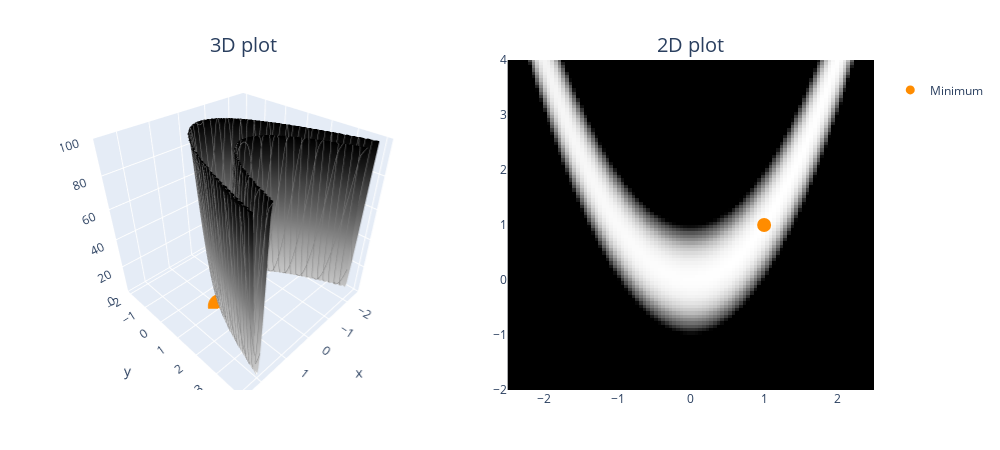

Notebook code for this chart:
### Code cell
def rosenbrocks_banana_func(x: Tensor, y: Tensor, a=1, b=100) -> Tensor:
    """
    This function has a global minimum at `(a, a)` so in this case `(1, 1)`. It's characterized by a
    long, narrow, parabolic valley (parameterized by `y = x**2`). Various gradient descent methods
    have trouble navigating this valley because they often oscillate unstably (gradients from the
    `b`-term dwarf the gradients from the `a`-term).

    See more on this function: https://en.wikipedia.org/wiki/Rosenbrock_function.
    """
    return (a - x) ** 2 + b * (y - x**2) ** 2 + 1


plot_fn(
    rosenbrocks_banana_func,
    x_range=(-2.5, 2.5),
    y_range=(-2, 4),
    z_range=(0, 100),
    min_points=[(1, 1)],
)

### Figure 1 — Plotly figure (JSON) as saved in the notebook; plotly's stock layout.template omitted (floating-point values rounded to 4 significant figures; data arrays with more than 128 entries replaced by an {"elided": "..."} marker saying what was removed)
{"data": [{"colorscale": [[0, "rgb(255,255,255)"], [0.125, "rgb(240,240,240)"], [0.25, "rgb(217,217,217)"], [0.375, "rgb(189,189,189)"], [0.5, "rgb(150,150,150)"], [0.625, "rgb(115,115,115)"], [0.75, "rgb(82,82,82)"], [0.875, "rgb(37,37,37)"], [1, "rgb(0,0,0)"]], "contours": {"x": {"color": "grey", "end": 2.5, "show": true, "size": 0.2, "start": -2.5}, "y": {"color": "grey", "end": 4, "show": true, "size": 0.2, "start": -2}}, "hovertemplate": "<b>x</b> = %{x:.2f}<br><b>y</b> = %{y:.2f}<br><b>z</b> = %{z:.2f}</b>", "scene": "scene", "showscale": false, "type": "surface", "x": [-2.5, -2.449, -2.399, -2.348, -2.298, -2.247, -2.197, -2.146, -2.096, -2.045, -1.995, -1.944, -1.894, -1.843, -1.793, -1.742, -1.692, -1.641, -1.591, -1.54, -1.49, -1.439, -1.389, -1.338, -1.288, -1.237, -1.187, -1.136, -1.086, -1.035, -0.9848, -0.9343, -0.8838, -0.8333, -0.7828, -0.7323, -0.6818, -0.6313, -0.5808, -0.5303, -0.4798, -0.4293, -0.3788, -0.3283, -0.2778, -0.2273, -0.1768, -0.1263, -0.07576, -0.02525, 0.02525, 0.07576, 0.1263, 0.1768, 0.2273, 0.2778, 0.3283, 0.3788, 0.4293, 0.4798, 0.5303, 0.5808, 0.6313, 0.6818, 0.7323, 0.7828, 0.8333, 0.8838, 0.9343, 0.9848, 1.035, 1.086, 1.136, 1.187, 1.237, 1.288, 1.338, 1.389, 1.439, 1.49, 1.54, 1.591, 1.641, 1.692, 1.742, 1.793, 1.843, 1.894, 1.944, 1.995, 2.045, 2.096, 2.146, 2.197, 2.247, 2.298, 2.348, 2.399, 2.449, 2.5], "y": [-2, -1.939, -1.879, -1.818, -1.758, -1.697, -1.636, -1.576, -1.515, -1.455, -1.394, -1.333, -1.273, -1.212, -1.152, -1.091, -1.03, -0.9697, -0.9091, -0.8485, -0.7879, -0.7273, -0.6667, -0.6061, -0.5455, -0.4848, -0.4242, -0.3636, -0.303, -0.2424, -0.1818, -0.1212, -0.06061, 0, 0.06061, 0.1212, 0.1818, 0.2424, 0.303, 0.3636, 0.4242, 0.4848, 0.5455, 0.6061, 0.6667, 0.7273, 0.7879, 0.8485, 0.9091, 0.9697, 1.03, 1.091, 1.152, 1.212, 1.273, 1.333, 1.394, 1.455, 1.515, 1.576, 1.636, 1.697, 1.758, 1.818, 1.879, 1.939, 2, 2.061, 2.121, 2.182, 2.242, 2.303, 2.364, 2.424, 2.485, 2.545, 2.606, 2.667, 2.727, 2.788, 2.848, 2.909, 2.97, 3.03, 3.091, 3.152, 3.212, 3.273, 3.333, 3.394, 3.455, 3.515, 3.576, 3.636, 3.697, 3.758, 3.818, 3.879, 3.939, 4], "z": {"elided": "100x100 float values"}}, {"colorscale": [[0, "rgb(255,255,255)"], [0.125, "rgb(240,240,240)"], [0.25, "rgb(217,217,217)"], [0.375, "rgb(189,189,189)"], [0.5, "rgb(150,150,150)"], [0.625, "rgb(115,115,115)"], [0.75, "rgb(82,82,82)"], [0.875, "rgb(37,37,37)"], [1, "rgb(0,0,0)"]], "customdata": {"elided": "100x100 float values"}, "hovertemplate": "<b>x</b> = %{x:.2f}<br><b>y</b> = %{y:.2f}<br><b>z</b> = %{customdata:.2f}</b>", "showscale": false, "type": "heatmap", "x": [-2.5, -2.449, -2.399, -2.348, -2.298, -2.247, -2.197, -2.146, -2.096, -2.045, -1.995, -1.944, -1.894, -1.843, -1.793, -1.742, -1.692, -1.641, -1.591, -1.54, -1.49, -1.439, -1.389, -1.338, -1.288, -1.237, -1.187, -1.136, -1.086, -1.035, -0.9848, -0.9343, -0.8838, -0.8333, -0.7828, -0.7323, -0.6818, -0.6313, -0.5808, -0.5303, -0.4798, -0.4293, -0.3788, -0.3283, -0.2778, -0.2273, -0.1768, -0.1263, -0.07576, -0.02525, 0.02525, 0.07576, 0.1263, 0.1768, 0.2273, 0.2778, 0.3283, 0.3788, 0.4293, 0.4798, 0.5303, 0.5808, 0.6313, 0.6818, 0.7323, 0.7828, 0.8333, 0.8838, 0.9343, 0.9848, 1.035, 1.086, 1.136, 1.187, 1.237, 1.288, 1.338, 1.389, 1.439, 1.49, 1.54, 1.591, 1.641, 1.692, 1.742, 1.793, 1.843, 1.894, 1.944, 1.995, 2.045, 2.096, 2.146, 2.197, 2.247, 2.298, 2.348, 2.399, 2.449, 2.5], "xaxis": "x", "y": [-2, -1.939, -1.879, -1.818, -1.758, -1.697, -1.636, -1.576, -1.515, -1.455, -1.394, -1.333, -1.273, -1.212, -1.152, -1.091, -1.03, -0.9697, -0.9091, -0.8485, -0.7879, -0.7273, -0.6667, -0.6061, -0.5455, -0.4848, -0.4242, -0.3636, -0.303, -0.2424, -0.1818, -0.1212, -0.06061, 0, 0.06061, 0.1212, 0.1818, 0.2424, 0.303, 0.3636, 0.4242, 0.4848, 0.5455, 0.6061, 0.6667, 0.7273, 0.7879, 0.8485, 0.9091, 0.9697, 1.03, 1.091, 1.152, 1.212, 1.273, 1.333, 1.394, 1.455, 1.515, 1.576, 1.636, 1.697, 1.758, 1.818, 1.879, 1.939, 2, 2.061, 2.121, 2.182, 2.242, 2.303, 2.364, 2.424, 2.485, 2.545, 2.606, 2.667, 2.727, 2.788, 2.848, 2.909, 2.97, 3.03, 3.091, 3.152, 3.212, 3.273, 3.333, 3.394, 3.455, 3.515, 3.576, 3.636, 3.697, 3.758, 3.818, 3.879, 3.939, 4], "yaxis": "y", "z": {"elided": "100x100 float values"}}, {"marker": {"color": "darkorange", "size": 9}, "mode": "markers", "name": "<br>Minimum<br>", "showlegend": true, "type": "scatter3d", "x": [1], "y": [1], "z": [1]}, {"marker": {"color": "darkorange", "size": 14}, "mode": "markers", "showlegend": false, "type": "scatter", "x": [1], "y": [1]}], "layout": {"annotations": [{"font": {"size": 20}, "showarrow": false, "text": "3D plot", "x": 0.225, "xanchor": "center", "xref": "paper", "y": 1, "yanchor": "bottom", "yref": "paper"}, {"font": {"size": 20}, "showarrow": false, "text": "2D plot", "x": 0.775, "xanchor": "center", "xref": "paper", "y": 1, "yanchor": "bottom", "yref": "paper"}], "height": 450, "margin": {"b": 60, "l": 60, "r": 60, "t": 60}, "scene": {"aspectmode": "cube", "domain": {"x": [0, 0.45], "y": [0, 1]}, "zaxis": {"range": [0, 100]}}, "title": {"font": {"size": 40}}, "width": 1000, "xaxis": {"anchor": "y", "domain": [0.55, 1], "range": [-2.5, 2.5]}, "yaxis": {"anchor": "x", "domain": [0, 1], "range": [-2, 4]}}}
